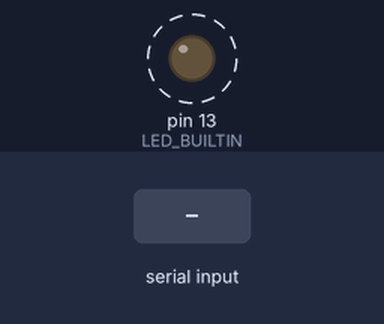
Recording of a sketch running on a simulated Arduino Uno, built with avr-gcc and run on an emulated ATmega328P. Shown: output pins drawn as LEDs (lit = HIGH). Dashed ring = blinking. The test bench sets the inputs (shaded band). What the sketch prints to the serial monitor is not drawn.

Above: at 1.2 s.
1.3 s: "1" received over Serial
Timing chart, 0 to 10.3 s (numbered marks = the images above; inputs shaded):
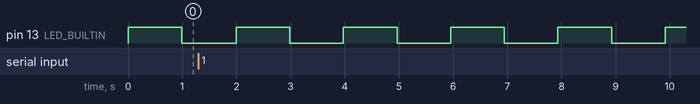

The sketch:

Blink_AnalogRead.ino
```cpp
#include <Arduino_FreeRTOS.h>

// Include queue support
#include <queue.h>

// Define a struct
struct boton {
  int id;
};


// define two tasks for Blink & AnalogRead
void TaskBlink( void *pvParameters );
void TaskRead( void *pvParameters );


void setup() {

  Serial.begin(9600);

  while (!Serial) {
  }

  xTaskCreate(
    TaskBlink
    ,  "Blink"   // A name just for humans
    ,  128  // This stack size can be checked & adjusted by reading the Stack Highwater
    ,  NULL
    ,  2  // Priority, with 3 (configMAX_PRIORITIES - 1) being the highest, and 0 being the lowest.
    ,  NULL );

  xTaskCreate(
    TaskRead
    ,  "AnalogRead"
    ,  128  // Stack size
    ,  NULL
    ,  1  // Priority
    ,  NULL );

}

void loop()
{
  // Empty. Things are done in Tasks.
}

/*--------------------------------------------------*/
/*---------------------- Tasks ---------------------*/
/*--------------------------------------------------*/

void TaskBlink(void *pvParameters)  // This is a task.
{
  (void) pvParameters;


  // initialize digital LED_BUILTIN on pin 13 as an output.
  pinMode(LED_BUILTIN, OUTPUT);

  for (;;) // A Task shall never return or exit.
  {
    digitalWrite(LED_BUILTIN, HIGH);   // turn the LED on (HIGH is the voltage level)
    vTaskDelay( 1000 / portTICK_PERIOD_MS ); // wait for one second
    digitalWrite(LED_BUILTIN, LOW);    // turn the LED off by making the voltage LOW
    vTaskDelay( 1000 / portTICK_PERIOD_MS ); // wait for one second
  }
}

void TaskRead(void *pvParameters)  // This is a task.
{
  (void) pvParameters;


  for (;;)
  {

    if (Serial.available())
    {
      Serial.print(Serial.readString());
   }
    //Serial.println(sensorValue);
    vTaskDelay(1);  // one tick delay (15ms) in between reads for stability
  }

}
```

Measured:
- by itself, pin 13 (LED_BUILTIN): alternates HIGH for 0.99 s and LOW for 0.99 s
